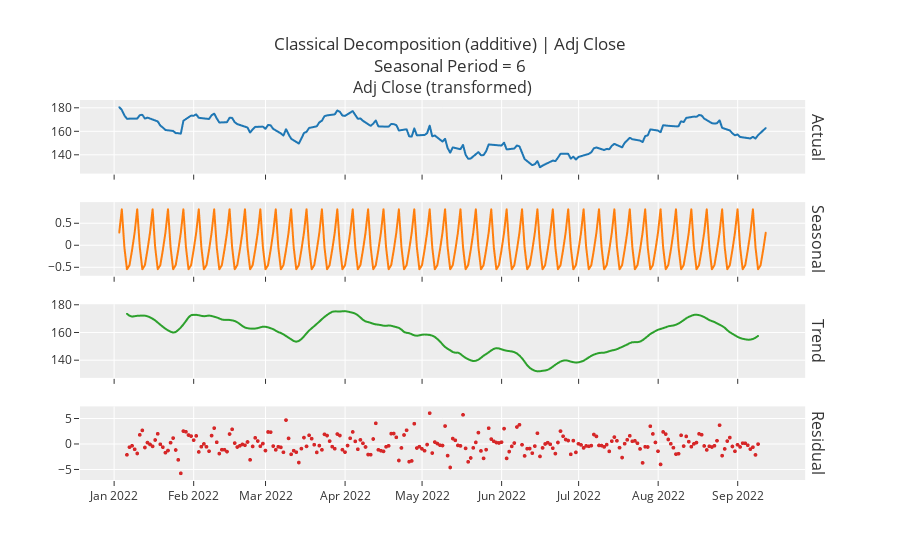

Write notebook code for a chart like this one.
### Code cell
exp.plot_model(plot='decomp')

### Figure 1 — Plotly figure (JSON) as saved in the notebook; plotly's stock layout.template omitted (floating-point values rounded to 4 significant figures; data arrays with more than 128 entries replaced by an {"elided": "..."} marker saying what was removed)
{"data": [{"line": {"color": "rgb(31, 119, 180)", "width": 2}, "marker": {"size": 2}, "mode": "lines+markers", "name": "Actual", "type": "scattergl", "x": {"elided": "253 str values"}, "xaxis": "x", "y": {"elided": "253 float values"}, "yaxis": "y"}, {"line": {"color": "rgb(255, 127, 14)", "width": 2}, "marker": {"size": 2}, "mode": "lines+markers", "name": "Seasonal", "type": "scattergl", "x": {"elided": "253 str values"}, "xaxis": "x2", "y": {"elided": "253 float values"}, "yaxis": "y2"}, {"line": {"color": "rgb(44, 160, 44)", "width": 2}, "marker": {"size": 2}, "mode": "lines+markers", "name": "Trend", "type": "scattergl", "x": {"elided": "253 str values"}, "xaxis": "x3", "y": {"elided": "253 float values"}, "yaxis": "y3"}, {"line": {"color": "rgb(214, 39, 40)", "width": 2}, "marker": {"size": 4}, "mode": "markers", "name": "Residuals", "type": "scattergl", "x": {"elided": "253 str values"}, "xaxis": "x4", "y": {"elided": "253 float values"}, "yaxis": "y4"}], "layout": {"annotations": [{"font": {"size": 16}, "showarrow": false, "text": "Adj Close (transformed)", "x": 0.49, "xanchor": "center", "xref": "paper", "y": 1, "yanchor": "bottom", "yref": "paper"}, {"font": {"size": 16}, "showarrow": false, "text": "Actual", "textangle": 90, "x": 0.98, "xanchor": "left", "xref": "paper", "y": 0.9031, "yanchor": "middle", "yref": "paper"}, {"font": {"size": 16}, "showarrow": false, "text": "Seasonal", "textangle": 90, "x": 0.98, "xanchor": "left", "xref": "paper", "y": 0.6344, "yanchor": "middle", "yref": "paper"}, {"font": {"size": 16}, "showarrow": false, "text": "Trend", "textangle": 90, "x": 0.98, "xanchor": "left", "xref": "paper", "y": 0.3656, "yanchor": "middle", "yref": "paper"}, {"font": {"size": 16}, "showarrow": false, "text": "Residual", "textangle": 90, "x": 0.98, "xanchor": "left", "xref": "paper", "y": 0.09688, "yanchor": "middle", "yref": "paper"}], "showlegend": false, "title": {"text": "Classical Decomposition (additive) | Adj Close<br>Seasonal Period = 6"}, "xaxis": {"anchor": "y", "domain": [0, 0.98], "matches": "x4", "showticklabels": false}, "xaxis2": {"anchor": "y2", "domain": [0, 0.98], "matches": "x4", "showticklabels": false}, "xaxis3": {"anchor": "y3", "domain": [0, 0.98], "matches": "x4", "showticklabels": false}, "xaxis4": {"anchor": "y4", "domain": [0, 0.98]}, "yaxis": {"anchor": "x", "domain": [0.8063, 1]}, "yaxis2": {"anchor": "x2", "domain": [0.5375, 0.7312]}, "yaxis3": {"anchor": "x3", "domain": [0.2687, 0.4625]}, "yaxis4": {"anchor": "x4", "domain": [0, 0.1938]}}}
